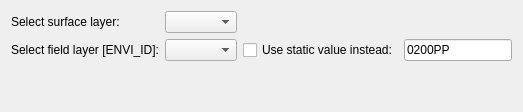
                    <widget class="QWidget" name="page_VectorLayer">
                     <property name="enabled">
                      <bool>true</bool>
                     </property>
                     <layout class="QGridLayout" name="gridLayout_7">
                      <item row="2" column="3">
                       <widget class="QLineEdit" name="le_surf">
                        <property name="text">
                         <string>0200PP</string>
                        </property>
                       </widget>
                      </item>
                      <item row="3" column="1">
                       <spacer name="horizontalSpacer_18">
                        <property name="orientation">
                         <enum>Qt::Horizontal</enum>
                        </property>
                        <property name="sizeHint" stdset="0">
                         <size>
                          <width>40</width>
                          <height>20</height>
                         </size>
                        </property>
                       </spacer>
                      </item>
                      <item row="2" column="2">
                       <widget class="QCheckBox" name="chk_surf">
                        <property name="text">
                         <string>Use static value instead:</string>
                        </property>
                       </widget>
                      </item>
                      <item row="0" column="0">
                       <widget class="QLabel" name="label_10">
                        <property name="sizePolicy">
                         <sizepolicy hsizetype="Preferred" vsizetype="Fixed">
                          <horstretch>0</horstretch>
                          <verstretch>0</verstretch>
                         </sizepolicy>
                        </property>
                        <property name="text">
                         <string>Select surface layer:</string>
                        </property>
                       </widget>
                      </item>
                      <item row="0" column="1">
                       <widget class="QgsMapLayerComboBox" name="cb_surfLayer">
                        <property name="sizePolicy">
                         <sizepolicy hsizetype="Expanding" vsizetype="Fixed">
                          <horstretch>0</horstretch>
                          <verstretch>0</verstretch>
                         </sizepolicy>
                        </property>
                        <property name="currentIndex">
                         <number>-1</number>
                        </property>
                        <property name="allowEmptyLayer">
                         <bool>true</bool>
                        </property>
                       </widget>
                      </item>
                      <item row="2" column="1">
                       <widget class="QgsFieldComboBox" name="cb_surfID"/>
                      </item>
                      <item row="2" column="0">
                       <widget class="QLabel" name="label_11">
                        <property name="text">
                         <string>Select field layer [ENVI_ID]:</string>
                        </property>
                       </widget>
                      </item>
                      <item row="4" column="1">
                       <widget class="QLabel" name="label_170">
                        <property name="text">
                         <string/>
                        </property>
                       </widget>
                      </item>
                     </layout>
                    </widget>
